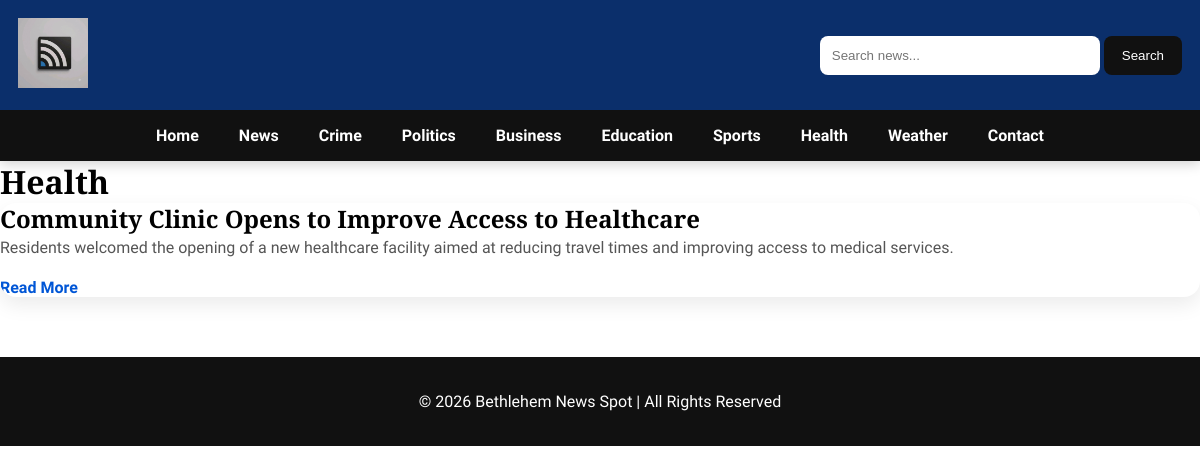
The page /category/Health on the database its author committed.
### models/article.py (models this page shows)
class Article(db.Model):
    __tablename__ = "articles"
    id = db.Column(db.Integer, primary_key=True)
    title = db.Column(db.String(200), nullable=False)
    summary = db.Column(db.String(500), nullable=False)
    content = db.Column(db.Text, nullable=False)
    category = db.Column(db.String(100), nullable=False)
    author = db.Column(db.String(100), nullable=False)
    image = db.Column(db.String(255))
    published = db.Column(
    db.Boolean,
    default=False
)
    breaking = db.Column(db.Boolean, default=False)
    featured = db.Column(db.Boolean, default=False)
    views = db.Column(db.Integer, default=0)
    likes = db.Column(db.Integer, default=0)
    loves = db.Column(db.Integer, default=0)
    wows = db.Column(db.Integer, default=0)
    created_at = db.Column(db.DateTime, default=datetime.utcnow)

### routes/articles.py (the view)
@articles_bp.route("/category/<category>")
def category(category):
    articles = get_articles_by_category(category)
    return render_template(
        "category.html",
        category=category,
        articles=articles,
    )

### services/article_service.py (called while the page is built)
def get_articles_by_category(category):
    return (
        Article.query
        .filter_by(category=category)
        .order_by(Article.created_at.desc())
        .all()
    )

### templates/category.html (shortened to what this page needs)
{% extends "base.html" %}
{% block content %}
<h1>{{ category }}</h1>
{% if articles %}
    {% for article in articles %}
        <div class="news-card">
            <h2>{{ article.title }}</h2>
            <p>{{ article.summary }}</p>
            <a href="{{ url_for('articles.article', article_id=article.id) }}">
                Read More
            </a>
        </div>
    {% endfor %}
{% else %}
<p>No articles found in this category.</p>
{% endif %}
{% endblock %}

### static/css/main.css (style rules this page uses)
* { margin:0; padding:0; box-sizing:border-box; }
body { font-family:'Source Sans 3',sans-serif; }
.news-card { background:#fff; border-radius:18px; overflow:hidden; box-shadow:0 10px 30px rgba(0,0,0,.08); transition:all .35s ease; display:flex; flex-direction:column; height:100%; }
.news-card p { color:#666; line-height:1.7; margin-bottom:15px; }
.news-card a { margin-top:auto; display:inline-block; text-decoration:none; color:#0056d6; font-weight:700; }
h1, h2, h3, h4, .section-title, .main-story h1, .side-card h3, .news-card h3 { font-family:'Merriweather',serif; font-weight:700; line-height:1.3; }
.news-card p, .story-overlay p { font-size:16px; line-height:1.8; color:#555; }
a { text-decoration:none; }
.news-card { background:#fff; border-radius:18px; overflow:hidden; box-shadow:0 8px 25px rgba(0,0,0,.08); transition:.35s; }

### static/css/homepage.css (style rules this page uses)
.news-card { background:#fff; border-radius:16px; overflow:hidden; box-shadow:0 8px 20px rgba(0,0,0,.08); transition:.35s; margin-bottom:28px; display:flex; flex-direction:column; }
.news-card a { transition:.25s; }

### rows shown on the page
Article: category "Health", title "Community Clinic Opens to Improve Access to Healthcare", summary "Residents welcomed the opening of a new healthcare facility aimed at reducing travel times and improving access to medical services."
